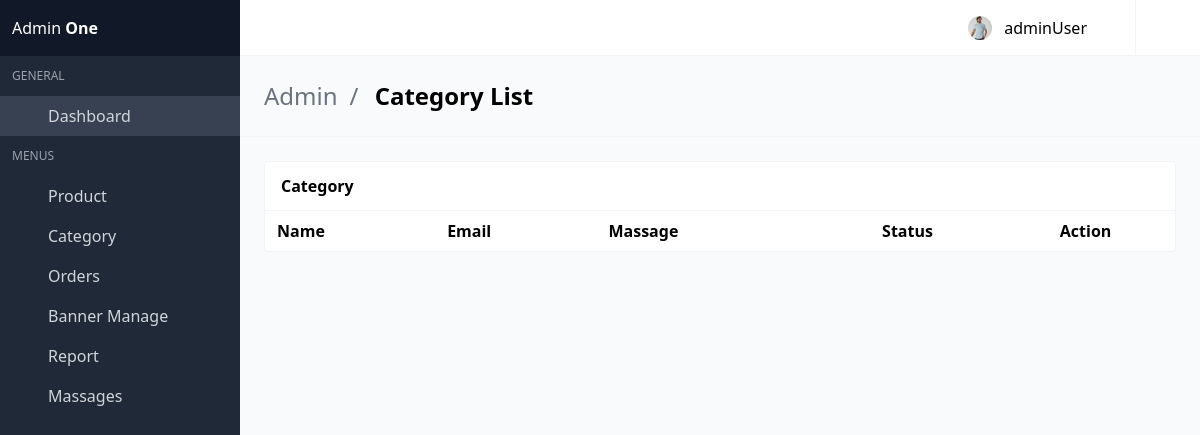
/view-massags/ (signed in), run on an earlier commit of the app's database.
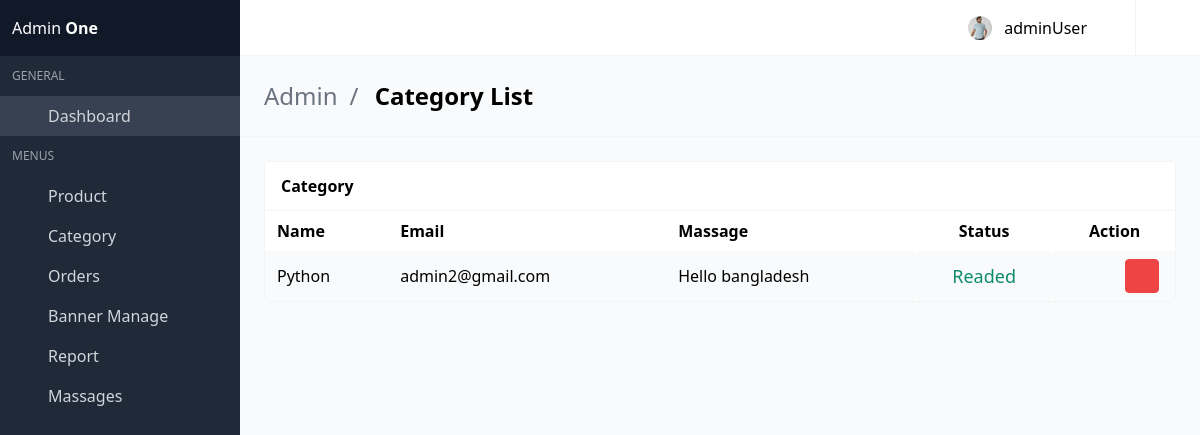
And on a later commit of the database.
### homeApp/models.py (models this page shows, shortened)
class Massage(models.Model):
    name = models.CharField(max_length=160)
    email = models.EmailField()
    message = models.TextField()
    isRed = models.BooleanField(default=False)

### adminApp/views.py (the view)
# urls.py: path("view-massags/", views.ViewMassage, name='msg_view'),
def ViewMassage(request):
    msg = Massage.objects.all()
    return render(request, 'AdminDashbord/msgView.html', context={'msg':msg})

### template/AdminDashbord/msgView.html (shortened to what this page needs)
{% extends "AdminDashbord/base.html" %}
{% block body %}
<section class="is-title-bar">
    <div class="flex flex-col md:flex-row items-center justify-between space-y-6 md:space-y-0">
      <ul>
        <li>Admin</li>
        <li>Category List</li>
      </ul>
    </div>
  </section>
    <section class="section main-section">
      <div class="card has-table">
        <header class="card-header">
          <p class="card-header-title">
            Category
          </p>
          <a href="#" class="card-header-icon">
            <span class="icon"></span>
          </a>
        </header>
        <div class="card-content">
          <table class="text-center">
            <thead>
            <tr>
              <th>Name</th>
              <th>Email</th>
              <th>Massage</th>
              <th style="text-align: center;">Status</th>
              <th style="text-align: center;">Action</th>
            </tr>
            </thead>
            <tbody>
            {% for i in msg %}
            <tr style="padding: 20px;">
                <td data-label="Name">{{i.name}}</td>
                <td data-label="Name" style="margin-bottom: 10px;">{{i.email}}</td>
                <td data-label="Name" style="margin-bottom: 10px;">{{i.message}}</td>
                {% if i.isRed %}
                <td data-label="Name" style="color: rgb(13, 139, 109);text-align: center;margin-bottom: 10px;border-radius: 8px;font-size: 18px;">Readed</td>
                {% else %}
                <td data-label="Name" style="color: rgb(255, 22, 22);text-align: center;font-size: 18px;"><a href="{% url 'adminApp:read_status' id=i.id %}">Unread</a></td>
                {% endif %}
                <td class="actions-cell">
                    <div class="buttons right nowrap">
                    <a href="{% url 'adminApp:delete_msg' id=i.id %}" class="button small red --jb-modal" data-target="sample-modal" type="button">
                        <span class="icon"></span>
                    </a>
                    </div>
                </td>
            </tr>
            {% endfor %}
            </tbody>
          </table>
        </div>
      </div>
{% endblock %}

What changed in the data, as far as the page shows it:
added Massage: name "Python", email "admin2@gmail.com", message "Hello bangladesh", isRed "Readed"
